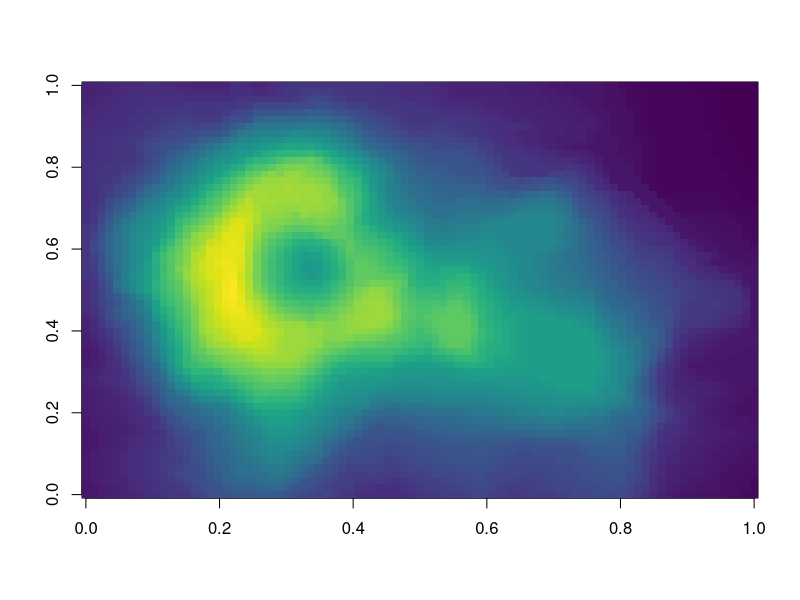
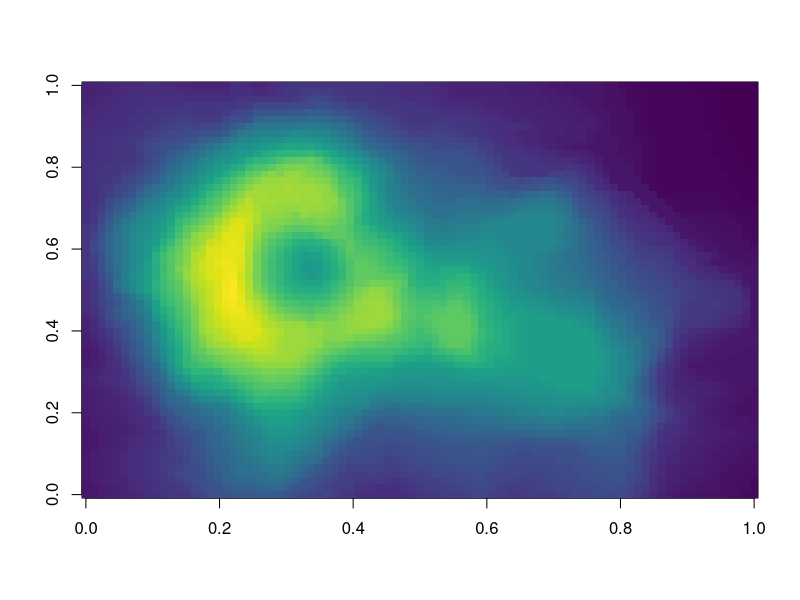
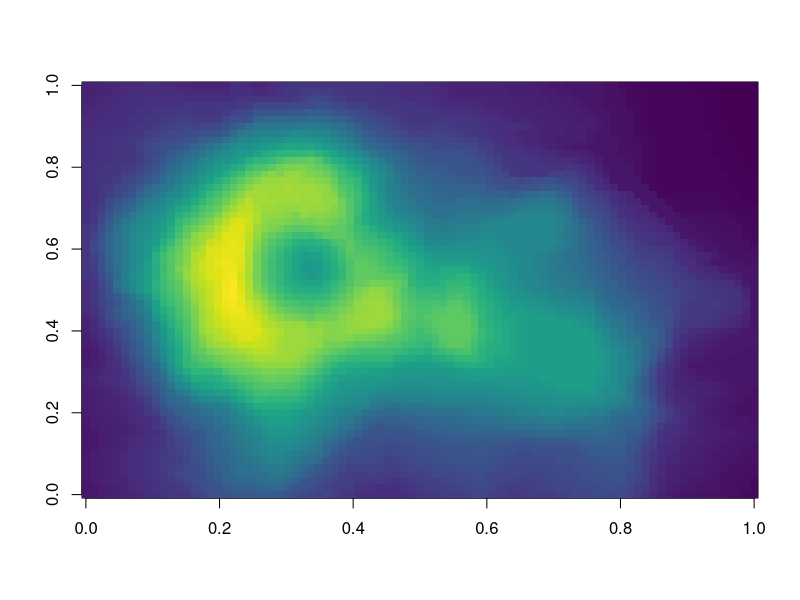
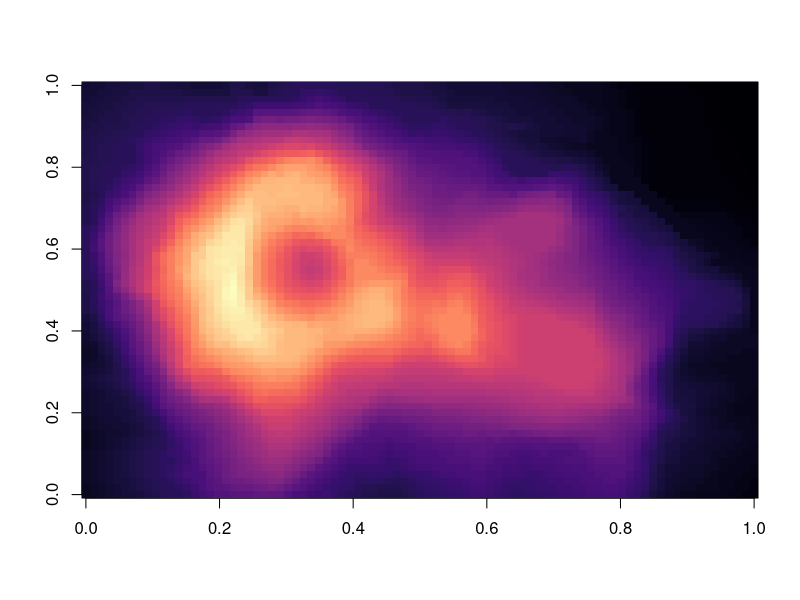

Here is the R script that generated these plots, in order:
## ---- chunk 1
library(tidyverse)
library(viridis)
knitr::opts_chunk$set(echo = TRUE)
## ---- chunk 2
image(volcano, col = viridis(200))
## ---- chunk 3
image(volcano, col = viridis(200))
## ---- chunk 4
image(volcano, col = viridis(200))
## ---- chunk 5
image(volcano, col = viridis(200, option = 'A'))
